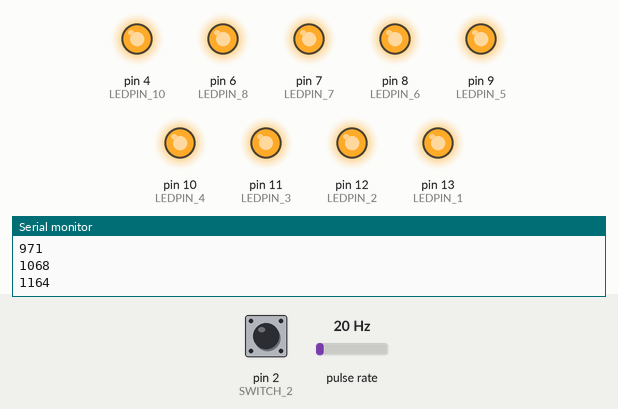
A sketch run on a simulated Arduino Uno, built with avr-gcc and run on an emulated ATmega328P. On the bench: output pins drawn as LEDs (lit = HIGH), the last lines printed to the serial monitor. Wiring (inferred from the names in the program): pulse sensor: data pin 5. The test bench sets the inputs (shaded band); at power-on: pin 2 (SWITCH_2) LOW, pulse rate 20 Hz. Pins used as bus, display or sensor lines are not drawn.

Above: at 1.2 s.
1.3 s: pin 2 (SWITCH_2) pulled HIGH for 0.15 s
At 2.1 s:
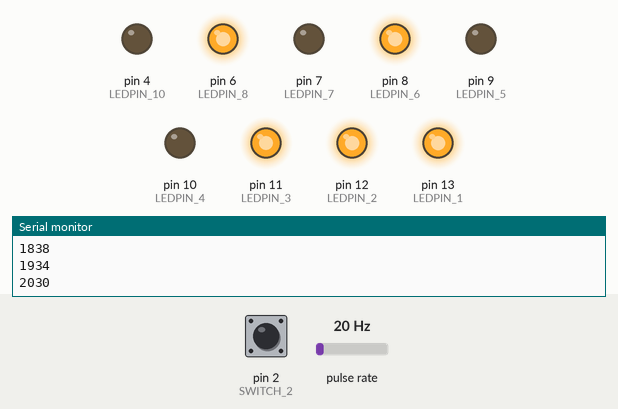
3.0 s: pin 2 (SWITCH_2) pulled HIGH for 1 s
At 5.3 s:
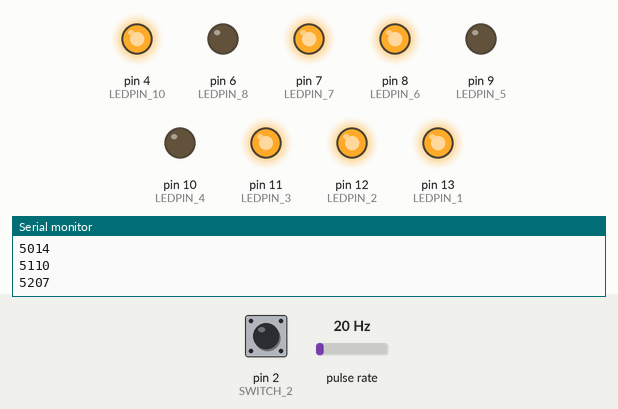
5.6 s: pin 2 (SWITCH_2) pulled HIGH for 0.15 s
At 6.5 s:
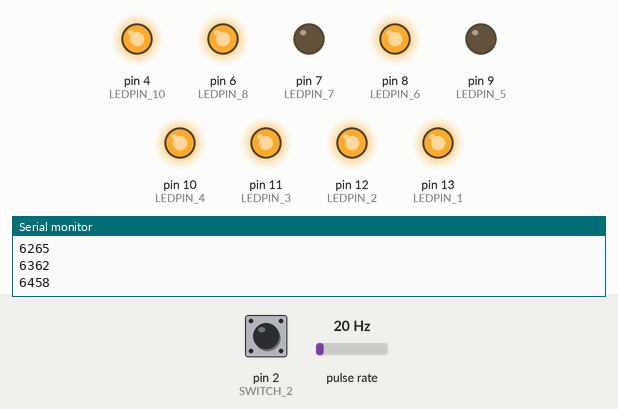
7.3 s: pin 2 (SWITCH_2) pulled HIGH for 3.2 s
12.0 s: pin 2 (SWITCH_2) pulsed HIGH 5 times (0.12 s each, 0.3 s apart)
At 14.6 s:
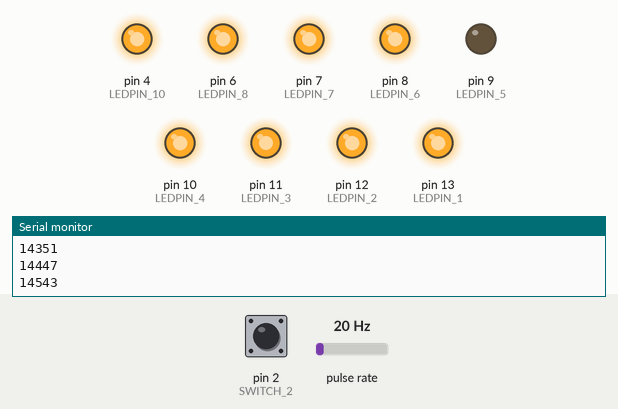
15.0 s: pin 2 (SWITCH_2) pulled HIGH for 0.15 s
Timing chart, 0 to 16.2 s (numbered marks = the images above; inputs shaded):
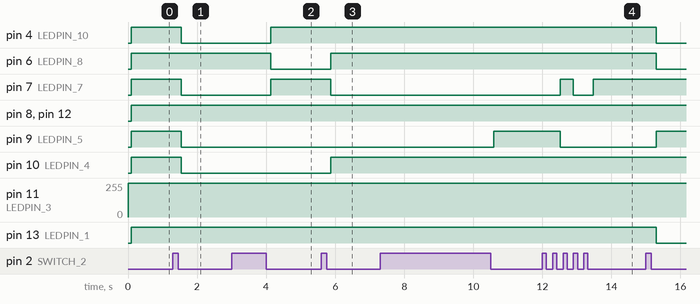

Measured:
- after the input at 1.3 s, pin 4 (LEDPIN_10), pin 7 (LEDPIN_7), pin 9 (LEDPIN_5), pin 10 (LEDPIN_4): HIGH → LOW after 0.24 s
- after the input at 3.0 s, pin 4 (LEDPIN_10), pin 7 (LEDPIN_7): LOW → HIGH after 1.1 s; pin 6 (LEDPIN_8): HIGH → LOW after 1.1 s
- after the input at 5.6 s, pin 6 (LEDPIN_8), pin 10 (LEDPIN_4): LOW → HIGH after 0.27 s; pin 7 (LEDPIN_7): HIGH → LOW after 0.27 s
- after the input at 12.0 s, pin 7 (LEDPIN_7): LOW → HIGH after 0.51 s, → LOW 0.39 s later, → HIGH 0.58 s later; pin 9 (LEDPIN_5): HIGH → LOW after 0.51 s

The sketch:

5_in_1_timer1_1ms_base_timing.ino
```cpp
 #define LEDPIN_1 (uint8_t)(1<<PB5)
 #define LEDPIN_2 (uint8_t)(1<<PB4)
 #define LEDPIN_3 (uint8_t)(1<<PB3) // pwm pin
 #define LEDPIN_4 (uint8_t)(1<<PB2)
 #define LEDPIN_5 (uint8_t)(1<<PB1)
 #define LEDPIN_6 (uint8_t)(1<<PB0)
 #define LEDPIN_7 (uint8_t)(1<<PD7)
 #define LEDPIN_8 (uint8_t)(1<<PD6)
 #define LEDPIN_9 (uint8_t)(1<<PD5)
 #define LEDPIN_10 (uint8_t)(1<<PD4)
#define SWITCH_2 (uint8_t)(1<<PD2)

volatile uint8_t basems_flag;
volatile unsigned int counter,counter1,counter2,counter3,counter4,counter5,
                      counter_for_reading_switch_PD2_state,counter_for_timer2_pwm;
uint8_t count=0,ledState=0,pwm_Status=0;
bool currentState,lastState=LOW;  bool state=LOW;
unsigned char ledpinB[6]={LEDPIN_1,LEDPIN_2,LEDPIN_3,LEDPIN_4,LEDPIN_5,LEDPIN_6};
unsigned char ledpinD[4]={LEDPIN_7,LEDPIN_8,LEDPIN_9,LEDPIN_10};

enum patternState{
  ALL_LED_OFF,
  PATTERN_A ,
  PATTERN_2 ,
  PATTERN_3,
  PATTERN_c,
  PATTERN_e,
  PATTERN_f,
  PATTERN_g,
  PATTERN_k,
  PATTERN_p,
  PATTERN_s,
  PATTERN_4,
  PATTERN_6,
  PATTERN_7,
  PATTERN_9
 }patternValue;

void setup() {
  // put your setup code here, to run once:
 DDRB |= (LEDPIN_1) |(LEDPIN_2) |(LEDPIN_3) |(LEDPIN_4) |(LEDPIN_5) |(LEDPIN_6);
DDRD |= (LEDPIN_7) |(LEDPIN_8) |(LEDPIN_9) |(LEDPIN_10);
DDRD &= ~(SWITCH_2); // set port pin as input
  timer1_init();
  init_timer2_pwm();
  Serial.begin(9600);
}

void loop() {
  // put your main code here, to run repeatedly:
 basems_wait_for_1ms();
//  userDefinedTask_for_Timer1();

 //Serial.print("currentState = ");
 //Serial.println(currentState);
}
/***************TIMEER 1 INIT***********************************************/

void timer1_init(void)
{

  sei(); // enable global interrupt
  TIMSK1 |= (1<<TOIE1);  // timer1 overflow interrupt enable,menas notify to cpu about overflow of time
  TCCR1B |=(1<<CS12)|(1<<CS10); // 1024 prescale value
  TCCR1B &= (~(1<<CS11));// prescalar to decrease cpu frequency
  TCCR1A=0x00;           //no wave generation mode
  TCNT1 = 65520;		  //loading the step count from where it has to start to reach max value(65535)
}
ISR(TIMER1_OVF_vect)
{
  noInterrupts();
  basems_flag=1;
  //counter=counter+1;   // no need for arithmetic operation
  TCNT1=65520;// due to prescaler value may be differ
        //Serial.println("IN ISR====================================================");

  interrupts();
}
/****************************TIMER 2 PWM init******************************************/
void init_timer2_pwm()
{
  //high frequesncy pwm
//  TCCR1A |= (1<<WGM11) || (1<<WGM10);
  //TCCR1B |= (1<<WGM12);
  //TCCR1B &= ~(1<<WGM13);
  //wgm = 3 Waveform Generation Mode Bit Description
    TCCR2A |= (1<<WGM21)|(1<<WGM20);
    TCCR2B &= ~(1<<WGM22);

    //set pwm mode
  TCCR2A |= (1<<COM2A1);
  TCCR2A |= (1<<COM2A0); //inverting mode

  //set the presscalaer of 250kz
  //16000000/250000 = 64 is prescalar

  TCCR2B |= (1<<CS22);
  TCCR2B &= ~(1<<CS21) & ~(1<<CS20);
  //TCNT2 = 0;
}
/*******************************delay of 1ms******************************/
void delay_ms(unsigned int delay)
{
  while(delay)
  {
    basems_wait_for_1ms();
    delay--;
  }
}
/*****************************TIMER 1 BASE TIME of 1ms *********************/
void basems_wait_for_1ms()
{

  //this function has an 1ms execution time
  basems_flag=0;
  counter++;
  counter1++;
  counter2++;
  counter3++;
  counter4++;
  counter5++;
  counter_for_reading_switch_PD2_state++;
  counter_for_timer2_pwm++;
  //Serial.println(counter_for_reading_switch_PD2_state);
  userDefinedTask_for_Timer1(); // this has to be here only because, this function is working as delay also
  while(basems_flag == 0);
  //Serial.println(millis());

}
/***************************USER DEFINE TASK ********************************/
void userDefinedTask_for_Timer1()
{
     // Serial.println(counter);
  //Serial.println(counter);
  if(counter_for_timer2_pwm == 1000)
  {
    counter_for_timer2_pwm=0;
    pwm_Status = 1;
    //Serial.println("=============================================");
    if(pwm_Status)
{
  pwm_Status=0;
  //Serial.println("***********************************************************************");

  for(int i=0;i<256;++i)
    {
      OCR2A = i;
     // delay_ms(2);
    }
  //delay_ms(1000);
  for(int i=255;i>0;--i)
    {
      OCR2A = i;
      //delay_ms(2);
    }
  //delay_ms(1000);
}

  }

  if(counter_for_reading_switch_PD2_state == 10)
  {
    Serial.println(millis());

    currentState=isButtonPressed();
    delay_ms(85);
    ledState = getLedState();
    lastState = currentState;
    switch(ledState)
    {

      case PATTERN_A:pattern_A();break;
      case PATTERN_2:pattern_2();break;
      case PATTERN_3:pattern_3();break;
      case PATTERN_c:pattern_c();break;
      case PATTERN_e:pattern_e();break;
      case PATTERN_f:pattern_f();break;
      case PATTERN_g:pattern_g();break;
      case PATTERN_k:pattern_k();break;
      case PATTERN_p:pattern_p();break;
      case PATTERN_s:pattern_s();break;
      case PATTERN_4:pattern_4();break;
      case PATTERN_6:pattern_6();break;
      case PATTERN_7:pattern_7();break;
      case PATTERN_9:pattern_9();break;

      default:allLedOff();break;
    }

  counter_for_reading_switch_PD2_state=0;
  //blink(PORTB,LEDPIN_1);
}

}
/**********************************PATTERN STARTED******************************/
void pattern_A()
{
  ledOn(PORTB,LEDPIN_1);ledOn(PORTB,LEDPIN_2);ledOn(PORTB,LEDPIN_3);ledOn(PORTB,LEDPIN_4);
  ledOn(PORTB,LEDPIN_5);ledOn(PORTB,LEDPIN_6);
  ledOn(PORTD,LEDPIN_7);ledOn(PORTD,LEDPIN_8);ledOn(PORTD,LEDPIN_9);ledOn(PORTD,LEDPIN_10);
}
void pattern_2()
{
  ledOn(PORTB,LEDPIN_1);ledOn(PORTB,LEDPIN_2);ledOn(PORTB,LEDPIN_3);ledOff(PORTB,LEDPIN_4);ledOff(PORTB,LEDPIN_5);
  ledOn(PORTB,LEDPIN_6);ledOn(PORTD,LEDPIN_8);ledOn(PORTD,LEDPIN_9);ledOff(PORTD,LEDPIN_7);ledOff(PORTD,LEDPIN_10);

}
void pattern_3()
{
  ledOn(PORTB,LEDPIN_1);ledOn(PORTB,LEDPIN_2);ledOn(PORTB,LEDPIN_3);ledOff(PORTB,LEDPIN_4);ledOff(PORTB,LEDPIN_5);ledOn(PORTB,LEDPIN_6);

  ledOn(PORTD,LEDPIN_7);ledOff(PORTD,LEDPIN_8);ledOn(PORTD,LEDPIN_10);ledOn(PORTD,LEDPIN_9);
}
void pattern_c()
{
  ledOn(PORTB,LEDPIN_1);ledOn(PORTB,LEDPIN_2);ledOff(PORTB,LEDPIN_3);ledOn(PORTB,LEDPIN_4);ledOff(PORTB,LEDPIN_5);
  ledOn(PORTB,LEDPIN_6);
  ledOff(PORTD,LEDPIN_7);ledOn(PORTD,LEDPIN_8);ledOn(PORTD,LEDPIN_10);ledOn(PORTD,LEDPIN_9);
}
void pattern_e()
{
  ledOn(PORTB,LEDPIN_1);ledOn(PORTB,LEDPIN_2);ledOn(PORTB,LEDPIN_4);ledOff(PORTB,LEDPIN_3);
  ledOn(PORTB,LEDPIN_6);ledOn(PORTB,LEDPIN_5);
  ledOn(PORTD,LEDPIN_8);ledOn(PORTD,LEDPIN_10);ledOn(PORTD,LEDPIN_9);ledOff(PORTD,LEDPIN_7);
}
void pattern_f()
{
  ledOn(PORTB,LEDPIN_1);ledOn(PORTB,LEDPIN_2);ledOn(PORTB,LEDPIN_4);ledOff(PORTB,LEDPIN_3);
  ledOn(PORTB,LEDPIN_6);ledOn(PORTB,LEDPIN_5);
  ledOn(PORTD,LEDPIN_8);ledOn(PORTD,LEDPIN_10);ledOff(PORTD,LEDPIN_7);ledOff(PORTD,LEDPIN_9);
}
void pattern_g()
{
  ledOn(PORTB,LEDPIN_1);ledOn(PORTB,LEDPIN_2);ledOn(PORTB,LEDPIN_4);ledOff(PORTB,LEDPIN_3);ledOff(PORTB,LEDPIN_5);
  ledOn(PORTB,LEDPIN_6);
  ledOn(PORTD,LEDPIN_8);ledOn(PORTD,LEDPIN_7);ledOn(PORTD,LEDPIN_9);
  ledOn(PORTD,LEDPIN_10);
}
void pattern_k()
{
  ledOn(PORTB,LEDPIN_1);ledOn(PORTB,LEDPIN_2);ledOn(PORTB,LEDPIN_4);ledOff(PORTB,LEDPIN_3);ledOff(PORTB,LEDPIN_5);
  ledOn(PORTB,LEDPIN_6);
  ledOn(PORTD,LEDPIN_8);ledOn(PORTD,LEDPIN_9);ledOff(PORTD,LEDPIN_7);
  ledOn(PORTD,LEDPIN_10);
}

void pattern_p()
{
  ledOn(PORTB,LEDPIN_1);ledOn(PORTB,LEDPIN_2);ledOn(PORTB,LEDPIN_3);ledOn(PORTB,LEDPIN_4);
  ledOn(PORTB,LEDPIN_6); ledOff(PORTB,LEDPIN_5);
  ledOn(PORTD,LEDPIN_8);ledOff(PORTD,LEDPIN_7);ledOff(PORTD,LEDPIN_9);
  ledOn(PORTD,LEDPIN_10);
}
void pattern_s()
{
  ledOn(PORTB,LEDPIN_1);ledOn(PORTB,LEDPIN_2);ledOn(PORTB,LEDPIN_4);ledOff(PORTB,LEDPIN_3);
  ledOn(PORTB,LEDPIN_6);ledOn(PORTD,LEDPIN_10);
  ledOn(PORTD,LEDPIN_7);
  ledOn(PORTD,LEDPIN_9);
}
void pattern_4()
{
  ledOff(PORTB,LEDPIN_1);ledOn(PORTB,LEDPIN_2);ledOff(PORTB,LEDPIN_3);ledOn(PORTB,LEDPIN_4);
  ledOn(PORTB,LEDPIN_5);ledOn(PORTB,LEDPIN_6);
  ledOn(PORTD,LEDPIN_7);ledOff(PORTD,LEDPIN_8);ledOn(PORTD,LEDPIN_9);ledOff(PORTD,LEDPIN_10);

}
void pattern_6()
{
  ledOff(PORTB,LEDPIN_1);ledOn(PORTB,LEDPIN_2);ledOff(PORTB,LEDPIN_3);ledOn(PORTB,LEDPIN_4);
  ledOn(PORTB,LEDPIN_5);ledOn(PORTB,LEDPIN_6);
  ledOn(PORTD,LEDPIN_7);ledOn(PORTD,LEDPIN_8);ledOn(PORTD,LEDPIN_9);ledOn(PORTD,LEDPIN_10);

}
void pattern_7()
{
  ledOn(PORTB,LEDPIN_1);ledOn(PORTB,LEDPIN_2);ledOn(PORTB,LEDPIN_3);ledOff(PORTB,LEDPIN_4);
  ledOn(PORTB,LEDPIN_5);ledOff(PORTB,LEDPIN_6);
  ledOn(PORTD,LEDPIN_7);ledOff(PORTD,LEDPIN_8);ledOn(PORTD,LEDPIN_9);ledOff(PORTD,LEDPIN_10);

}

void pattern_9()
{
  ledOn(PORTB,LEDPIN_1);ledOn(PORTB,LEDPIN_2);ledOn(PORTB,LEDPIN_3);ledOn(PORTB,LEDPIN_4);
  ledOn(PORTB,LEDPIN_5);ledOff(PORTB,LEDPIN_6);
  ledOn(PORTD,LEDPIN_7);ledOff(PORTD,LEDPIN_8);ledOn(PORTD,LEDPIN_9);ledOff(PORTD,LEDPIN_10);

}
void blink(volatile uint8_t &port, volatile uint8_t pin)
{
  //Serial.println(port);
  port |=pin;
  delay_ms(400);
  port &= ~pin;
  delay_ms(400);
}
void ledOn(volatile uint8_t &port,uint8_t pin)
{
  port|=pin;
}
void ledOff(volatile uint8_t &port,uint8_t pin)
{
  port &= (~(pin));
}
void allLedOff()
{
  for(uint8_t i = 0 ; i < 6;++i)
  {
    ledOff(PORTB,ledpinB[i]);
  }
    for(uint8_t i = 0 ; i < 4;++i)
  {
    ledOff(PORTD,ledpinD[i]);
  }
 // PORTB &= (~(LEDPIN_1)) & (~(LEDPIN_2)) & (~(LEDPIN_3)) & (~(LEDPIN_4)) & (~(LEDPIN_5)) & (~(LEDPIN_6));
  //PORTD &= (~(LEDPIN_7)) & (~(LEDPIN_8)) & (~(LEDPIN_9)) & (~(LEDPIN_10));
}
/***********************************PATTERNENDED***************************************/

/********************************SWITCH CODE STARTED ***********************************/

bool isButtonPressed()
{
  if(PIND & (1<<PIND2)) //when button is pressed
  {
    return LOW;
  }
  else
  {
    return HIGH;
  }
}
uint8_t getLedState()
{
 //   bool state=LOW; this statement coause led chaser to run one time only
//Serial.println("==================================");
if(currentState == HIGH && lastState == LOW) // lastState is important
 {
  count++; // when button is pressed this count variable will increased
  /*****below line of code give status of state*****/
  switch(count)
  {
    case 1:patternValue=PATTERN_A;break;
    case 2:patternValue=PATTERN_2;break;
    case 3:patternValue=PATTERN_3;break;
    case 4:patternValue=PATTERN_c;break;
    case 5:patternValue=PATTERN_e;break;
    case 6:patternValue=PATTERN_f;break;
    case 7:patternValue=PATTERN_g;break;
    case 8:patternValue=PATTERN_k;break;
    case 9:patternValue=PATTERN_p;break;
    case 10:patternValue=PATTERN_s;break;
    case 11:patternValue=PATTERN_4;break;
    case 12:patternValue=PATTERN_6;break;
    case 13:patternValue=PATTERN_7;break;
    case 14:patternValue=PATTERN_9;break;

    default:patternValue=ALL_LED_OFF;count=0;break;//count =0 becoz after completion of all pattern, counter will going to increase
  }

 }
 return patternValue;
}
```
